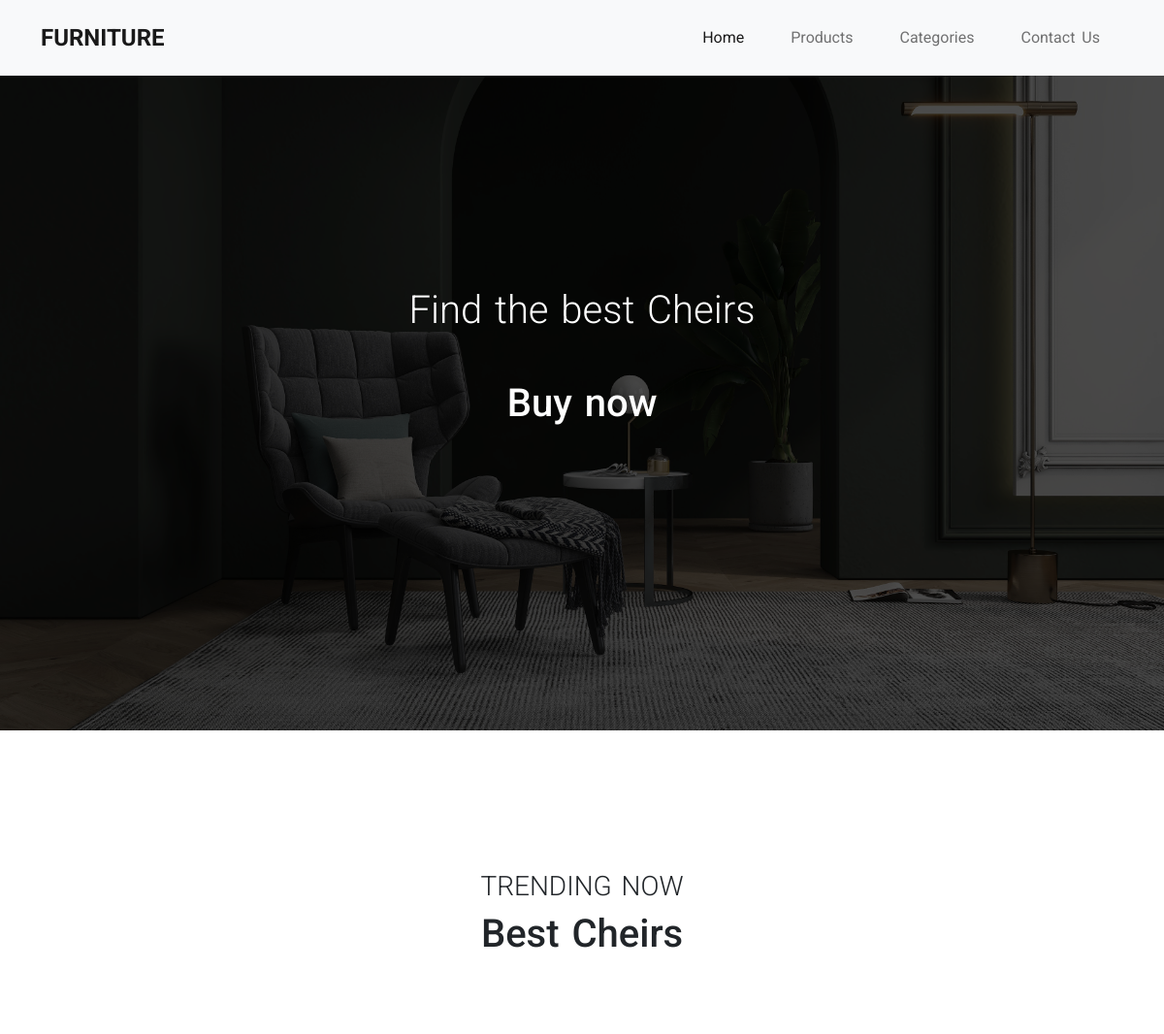
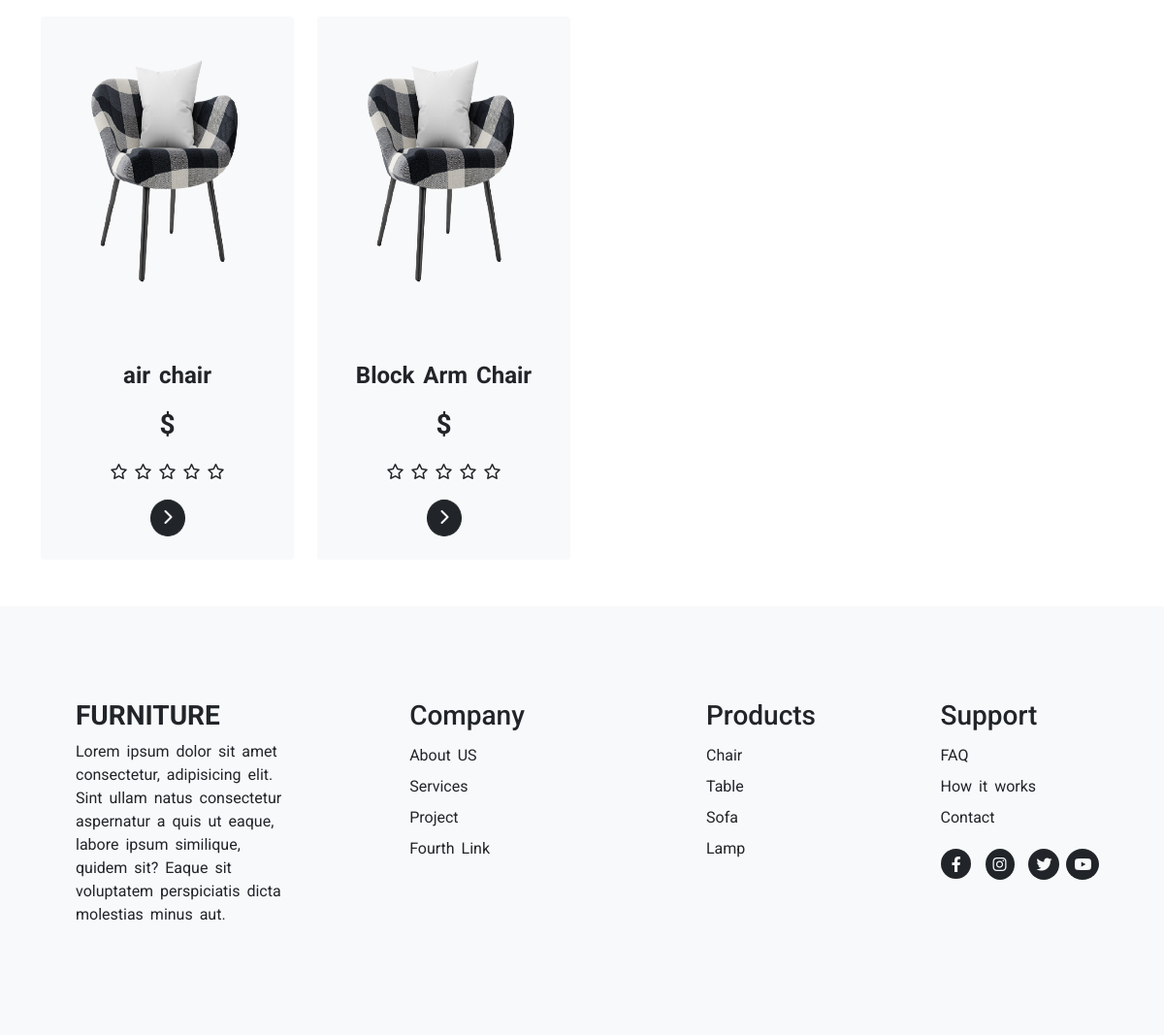
/category_products/1, run on the app's committed database (2 pictures, top to bottom).
### joniApp/models.py (models this page shows, shortened)
class Category(models.Model):
    category_name = models.CharField(max_length=60, null=True, blank=True)
    category_image = models.ImageField(upload_to='product/')

class Product(models.Model):
    product_id = models.AutoField(primary_key=True)
    product_name = models.CharField(max_length=60, null=True, blank=True)
    product_price = models.DecimalField(max_digits=5, decimal_places=2, null=True, blank=True)
    product_review = models.TextField(max_length=500, null=True, blank=True)
    product_descriptions = models.TextField(max_length=700, null=True, blank=True)
    product_legs = models.IntegerField(null=True, blank=True)
    product_pillows = models.IntegerField(null=True, blank=True)
    product_image = models.ImageField(upload_to='product/')
    product_color = models.ManyToManyField(Color)
    product_material = models.ManyToManyField(Material)
    product_category = models.ForeignKey(Category, on_delete=models.CASCADE, null=True, blank=True)

### joniApp/views.py (the view)
# urls.py: path('category_products/<id>', views.categoryFun, name="category"),
def categoryFun(request, id):
    categories = Category.objects.all()
    categoryDetail = Category.objects.get(pk=id)
    product_category = Product.objects.filter(product_category=categoryDetail)
    context = {'categories': categories, 'categoryDetail': categoryDetail, 'product_category':product_category}
    return render(request, 'category_products.html', context)

### joniApp/templates/category_products.html
{% extends 'main.html' %}
{% load static %}
{% block content %}
    <div class="container-fluid position-relative p-0  ">
        <div class="cover">
            <img src="{{categoryDetail.category_image.url}}" alt="" class="img-fluid">
        </div>
        <div class="info-cover position-absolute w-50 top-50 start-50 translate-middle text-center">
            <h2 class="fw-light text-white fs-1 mb-5">Find the best {{categoryDetail.category_name}}
            </h2>
            <h1 class="fs-1 text-white mb-5 pb-5">Buy now</h1>
        </div>
    </div>
    <div class="container my-5 pt-5">
        <div class="my-5 text-center">
            <h3 class="text-uppercase fw-light">trending now</h3>
            <h2 class="fs-1">Best {{categoryDetail.category_name}}</h2>
        </div>
        <div class="row">
            {% for k in product_category %}
            <div class="col-12 col-md-6 col-lg-3 mt-5">
                <div class="card h-100 p-2 bg-light border-0">
                    <img src="{{k.product_image.url}}" class="card-img-top mt-3 img-fluid chair" alt="...">
                    <div class="card-body text-center">
                        <h4 class="card-title fw-bolder mt-3">{{k.product_name}}</h4>
                        <p class="card-text fw-bold mt-3 fs-3">${{k.product.price}}</p>
                        <div class="mt-3">
                           {{ k.product_review|safe }}
                        </div>
                        <a href="{% url 'product' k.product_id %}" class="btn btn-dark rounded-circle mt-3"><i class="fas fa-chevron-right"></i></a>
                    </div>
                </div>
            </div>
            {% endfor %}
        </div>
    </div>
{% endblock %}

### joniApp/static/css/style.css (style rules this page uses)
* { margin: 0; padding: 0; box-sizing: border-box; }
body { font-size: 1rem; line-height: 1.5; word-spacing: 3px; font-family: 'Roboto', sans-serif; }
.chair { height: 300px; }
.cover::after { content: ""; position: absolute; left: 0; top: 0; width: 100%; height: 100%; background-color: rgba(0, 0, 0, 0.7); background-image: linear-gradient(rgba(0, 0, 0, 0.5) 50%); }

### data on the page
Category: category_image (picture), category_name "Cheirs"
Product: product_image (picture), product_name "air chair"
Product: product_image (picture), product_name "Block Arm Chair"
